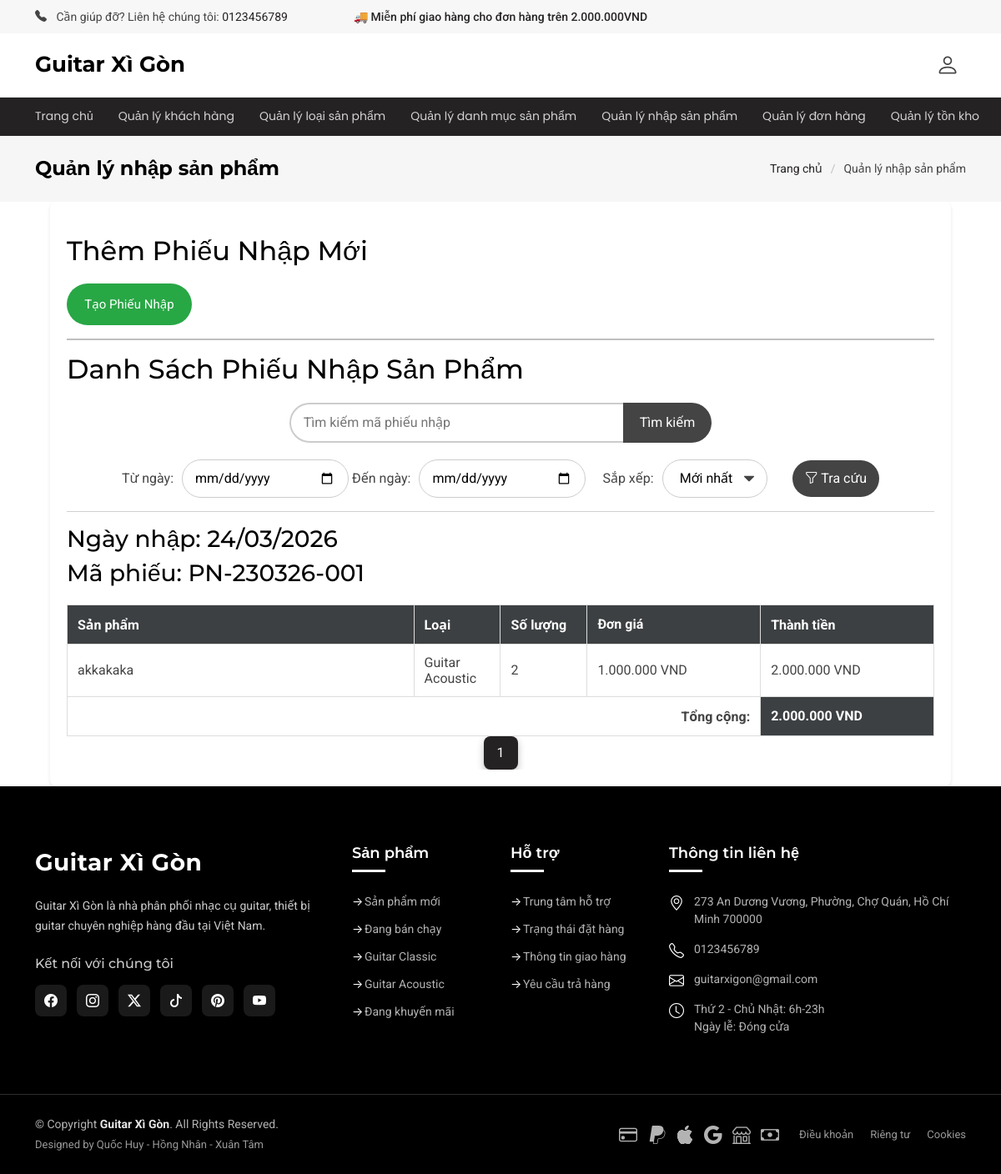
/admin/admin_quanlynhapsanpham.php (signed in), run on the app's committed database.
### tables this page shows
CREATE TABLE `import_receipts` (
  `id` int(11) NOT NULL,
  `receipt_code` varchar(50) NOT NULL COMMENT 'Mã phiếu nhập (VD: PN001)',
  `import_date` datetime NOT NULL DEFAULT current_timestamp(),
  `total_amount` decimal(15,2) DEFAULT 0.00 COMMENT 'Tổng giá trị phiếu nhập',
  `note` text DEFAULT NULL,
  `created_at` timestamp NOT NULL DEFAULT current_timestamp()
);

CREATE TABLE `import_receipt_details` (
  `id` int(11) NOT NULL,
  `receipt_id` int(11) NOT NULL COMMENT 'Liên kết với bảng import_receipts',
  `product_id` int(11) NOT NULL COMMENT 'Liên kết với bảng products',
  `quantity` int(11) NOT NULL DEFAULT 1,
  `unit_price` decimal(15,2) NOT NULL DEFAULT 0.00 COMMENT 'Giá nhập tại thời điểm đó'
);

CREATE TABLE `products` (
  `id` int(11) NOT NULL,
  `product_name` varchar(255) NOT NULL,
  `category_id` int(11) DEFAULT NULL,
  `brand_id` int(11) DEFAULT NULL,
  `product_images` text DEFAULT NULL,
  `summary_description` text DEFAULT NULL,
  `detailed_overview` text DEFAULT NULL,
  `cost_price` decimal(15,2) DEFAULT 0.00,
  `profit_margin` decimal(5,2) DEFAULT 20.00,
  `discount_percent` decimal(5,2) DEFAULT 0.00,
  `selling_price` decimal(15,2) DEFAULT 0.00,
  `highlight_1_title` varchar(255) DEFAULT NULL,
  `highlight_1_content` text DEFAULT NULL,
  `highlight_2_title` varchar(255) DEFAULT NULL,
  `highlight_2_content` text DEFAULT NULL,
  `highlight_3_title` varchar(255) DEFAULT NULL,
  `highlight_3_content` text DEFAULT NULL,
  `highlight_4_title` varchar(255) DEFAULT NULL,
  `highlight_4_content` text DEFAULT NULL,
  `accessories` text DEFAULT NULL,
  `created_at` timestamp NOT NULL DEFAULT current_timestamp(),
  `updated_at` timestamp NOT NULL DEFAULT current_timestamp() ON UPDATE current_timestamp(),
  `stock_quantity` int(11) DEFAULT 0
);

CREATE TABLE `categories` (
  `id` int(11) NOT NULL,
  `category_name` varchar(100) NOT NULL,
  `profit_margin` decimal(5,2) DEFAULT 20.00,
  `category_slug` varchar(100) DEFAULT NULL,
  `description` text DEFAULT NULL
);

### admin/forms/quanlynhapsanpham/list.php (called while the page is built, shortened)
<?php
$currentPage = isset($_GET['page']) ? (int)$_GET['page'] : 1;
$perPage = 5;
$params = [];
$where = "";
$sort = isset($_GET['sort']) ? $_GET['sort'] : 'newest';
$order_by = ($sort === 'oldest') ? "import_date ASC, id ASC" : "import_date DESC, id DESC";
$sqlCount = "SELECT COUNT(*) as total FROM import_receipts $where";
$totalData = getOne($sqlCount, $params)['total'];
$maxPage = ceil($totalData / $perPage);
$offset = ($currentPage - 1) * $perPage;
$sql = "SELECT * FROM import_receipts
        $where
        ORDER BY $order_by
        LIMIT $perPage OFFSET $offset";
$receipts = getAll($sql, $params);
?>

### forms/database.php (called while the page is built, shortened)
<?php
$host = 'localhost';
$db   = 'guitar_xigon';
$user = 'root';
$pass = '';
try {
    $pdo = new PDO("mysql:host=$host;dbname=$db;charset=utf8", $user, $pass);
    $pdo->setAttribute(PDO::ATTR_ERRMODE, PDO::ERRMODE_EXCEPTION);
} catch (PDOException $e) {
    die("Kết nối thất bại: " . $e->getMessage());
}
function getAll($sql) {
    global $pdo;
    $stm = $pdo -> prepare($sql);
    $stm -> execute();
    $result = $stm -> fetchAll(PDO::FETCH_ASSOC);
    return $result;
}
    function getOne($sql) {
    global $pdo;
    $stm = $pdo -> prepare($sql);
    $stm -> execute();
    $result = $stm -> fetch(PDO::FETCH_ASSOC);
    return $result;
}

### admin/admin_quanlynhapsanpham.php (the view, shortened to what this page needs)
<?php
require_once(__DIR__ . '/forms/quanlynhapsanpham/list.php');
include __DIR__ . "/forms/head.php";
?>
<body class="login-page">
    <?php require_once __DIR__ . "/forms/header.php" ?>
    <main class="main">
        <div class="page-title light-background">
            <div class="container d-lg-flex justify-content-between align-items-center">
                <h1 class="mb-2 mb-lg-0">Quản lý nhập sản phẩm</h1>
                <nav class="breadcrumbs">
                    <ol>
                        <li><a href="admin.html">Trang chủ</a></li>
                        <li class="current">Quản lý nhập sản phẩm</li>
                    </ol>
                </nav>
            </div>
        </div>
        <div class="container-manage-import-products">
            <h2 style="margin: 20px 0px;">Thêm Phiếu Nhập Mới</h2>
            <button class="create-import-btn">Tạo Phiếu Nhập</button>
            <hr style="border: 1px solid black;">
            <h2>Danh Sách Phiếu Nhập Sản Phẩm</h2>
            <form action="" class="search-container" method="get">
                <input type="text" id="search-input" placeholder="Tìm kiếm mã phiếu nhập" name="search"
                    value="<?= $_GET['search'] ?? '' ?>">
                <button type="submit" id="search-button"><i class="fa fa-search"></i> Tìm kiếm</button>
            </form>
            <form action="" method="get" class="sort-container">
                <div class="sort-by-date-container">
                    <label>Từ ngày:<input type="date" name="date_from" class="input-sort-date"
                            value="<?= $_GET['date_from'] ?? '' ?>"></label>
                    <label>Đến ngày:<input type="date" name="date_to" class="input-sort-date"
                            value="<?= $_GET['date_to'] ?? '' ?>"></label>
                </div>
                <div class="sort-by-order-status">
                    <label for="sort-order">Sắp xếp:</label>
                    <select id="sort-order" name="sort" class="status-select-custom">
                        <option value="newest"
                            <?= (isset($_GET['sort']) && $_GET['sort'] == 'newest') ? 'selected' : '' ?>>Mới nhất
                        </option>
                    </select>
                </div>
                <button type="submit" class="status-button"><i class="bi bi-funnel"></i> Tra cứu</button>
            </form>
            <?php if (!empty($receipts)): ?>
            <?php foreach ($receipts as $r):
        $sqlDetails = "SELECT d.*, p.product_name, c.category_name
                       FROM import_receipt_details d
                       JOIN products p ON d.product_id = p.id
                       JOIN categories c ON p.category_id = c.id
                       WHERE d.receipt_id = " . $r['id'];
        $details = getAll($sqlDetails);
    ?>
            <hr>
            <h3>Ngày nhập: <?= date("d/m/Y", strtotime($r['import_date'])) ?></h3>
            <h3>Mã phiếu: <?= htmlspecialchars($r['receipt_code']) ?></h3>
            <table class="data-table">
                <thead>
                    <tr>
                        <th style="width: 40%;">Sản phẩm</th>
                        <th style="width:10%">Loại</th>
                        <th style="width: 10%;">Số lượng</th>
                        <th style="width: 20%;">Đơn giá</th>
                        <th style="width: 20%;">Thành tiền</th>
                    </tr>
                </thead>
                <tbody>
                    <?php foreach ($details as $d): ?>
                    <tr>
                        <td><?= htmlspecialchars($d['product_name']) ?></td>
                        <td><?= htmlspecialchars($d['category_name']) ?></td>
                        <td><?= $d['quantity'] ?></td>
                        <td><?= number_format($d['unit_price'], 0, ',', '.') ?> VND</td>
                        <td><?= number_format($d['quantity'] * $d['unit_price'], 0, ',', '.') ?> VND</td>
                    </tr>
                    <?php endforeach; ?>
                </tbody>
                <tfoot>
                    <tr>
                        <td colspan="4" style="text-align: right;"><strong>Tổng cộng:</strong></td>
                        <th><?= number_format($r['total_amount'], 0, ',', '.') ?> VND</th>
                    </tr>
                </tfoot>
            </table>
            <?php endforeach; ?>
            <?php else: ?>
            <p style="text-align: center; margin-top: 20px;">Không tìm thấy phiếu nhập nào.</p>
            <?php endif; ?>
            <section id="category-pagination" class="category-pagination section" style="padding-bottom: 0px;">
                <div class="container">
                    <nav class="d-flex justify-content-center" aria-label="Page navigation">
                        <ul>
                            <?php
                $queryData = $_GET;
                unset($queryData['page']);
                $queryString = http_build_query($queryData);
                $baseUrl = "admin_quanlynhapsanpham.php?" . ($queryString ? $queryString . "&" : "");
                ?>
                            <?php for ($i = 1; $i <= $maxPage; $i++): ?>
                            <li>
                                <a href="<?= $baseUrl ?>page=<?= $i ?>"
                                    class="<?= ($i == $currentPage) ? 'active' : '' ?>">
                                    <?= $i ?>
                                </a>
                            </li>
                            <?php endfor; ?>
                        </ul>
                    </nav>
                </div>
            </section>
        </div>
    </main>
    <?php require_once __DIR__ . "/forms/footer.php" ?>
</body>
</html>

### assets/css/admin.css (style rules this page uses)
.search-container { display: flex; justify-content: center; margin: 20px 0; width: 100%; }
#search-input { width: 400px; padding: 10px 15px; border: 2px solid #ccc; border-right: none; border-radius: 25px 0 0 25px; font-size: 16px; transition: border-color 0.5s; }
#search-button { padding: 10px 20px; background-color: #444444; color: white; border: none; border-radius: 0 25px 25px 0; cursor: pointer; font-size: 16px; transition: background-color 0.3s; }
.sort-container { display: flex; justify-content: center; gap: 20px; align-items: baseline; }
.data-table { width: 100%; border-collapse: collapse; margin-top: 20px; }
.data-table th, .data-table td { border: 1px solid #ddd; text-align: left; padding: 12px; }
.data-table th { background-color: #3d4042; color: white; font-weight: bold; }
.container-manage-import-products { width: 90%; margin: auto; background: white; padding: 20px; border-radius: 8px; box-shadow: 0 2px 4px rgba(0, 0, 0, 0.1); }
.create-import-btn { border: none; background-color: #28a745; font-size: 15px; color: white; padding: 10px; width: 150px; height: 50px; border-radius: 25px; transition: 0.3s; }
.status-select-custom { padding: 10px 20px; margin-left: 10px; border: 1px solid #ccc; border-radius: 25px; background-color: white; font-size: 16px; outline: none; transition: all 0.3s ease; cursor: pointer; appearance: none; -webkit-appearance: none; -moz-appearance: none; background-repeat: no-repeat; background-position: right 15px top 50%; background-size: 12px auto; padding-right: 40px; }
.sort-by-order-status { display: flex; align-items: center; }
.sort-by-date-container .input-sort-date { padding: 10px 15px; margin-bottom: 0px; margin-left: 10px; border: 1px solid #ccc; border-radius: 25px; transition: border-color 0.3s, box-shadow 0.3s; width: 200px; box-sizing: border-box; }
.status-button { background-color: #444444; color: white; padding: 10px 15px; margin-bottom: 0px; margin-left: 10px; border: none; cursor: pointer; font-size: 16px; border-radius: 25px; transition: border-color 0.3s; }

### data on the page
import_receipts: import_date "24/03/2026", receipt_code "PN-230326-001", total_amount "2.000.000"
import_receipt_details: product.product_name "akkakaka", categories.category_name "Guitar Acoustic", quantity "2", unit_price "1.000.000", $d['quantity'] * $d['unit_price'] "2.000.000"
